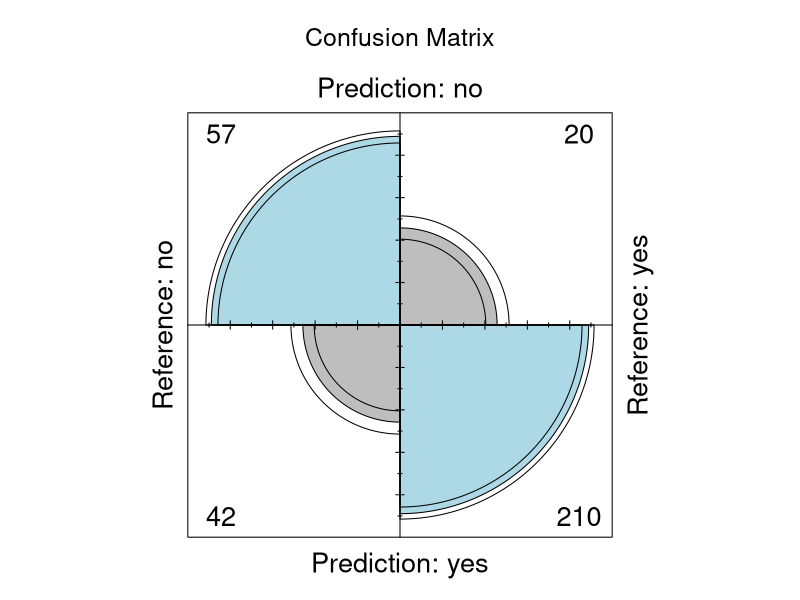
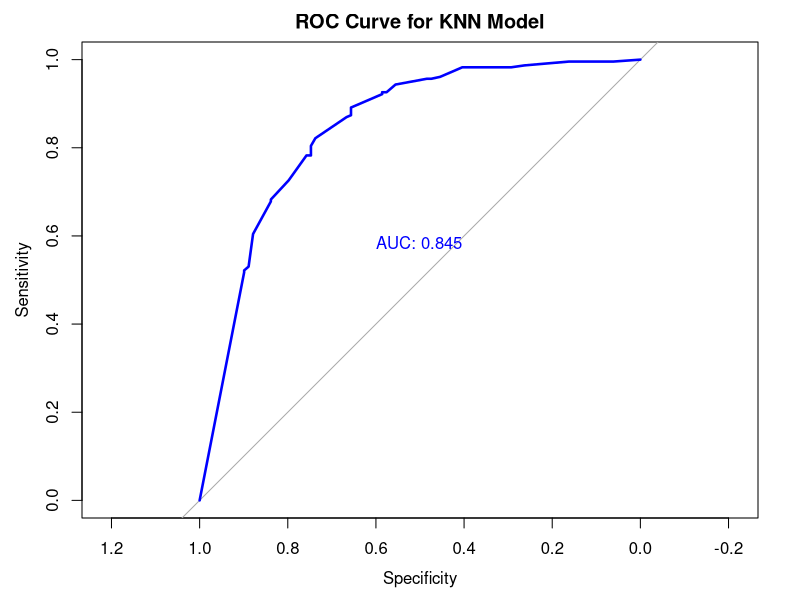

These charts were generated, in order, by the following R code:
## ---- chunk 1
library(formatR)
knitr::opts_chunk$set(
  warning = FALSE,
  collapse = FALSE
)
## ---- chunk 2
library(AER)
data("Affairs")
#str(Affairs)
## ---- chunk 3
library(caret)

train_index <- createDataPartition(Affairs$yearsmarried,
                                   p = 0.45,
                                   list = FALSE)
affairs_train <- Affairs[train_index, ]
affairs_test <- Affairs[-train_index, ]
## ---- chunk 4
affairs_freq <- Affairs$yearsmarried
cbind(frequency =
        table(affairs_freq),
      percentage = prop.table(table(affairs_freq)) * 100)
## ---- chunk 5
train_control <- trainControl(method = "cv", number = 5)

set.seed(7)
affairs_model_glm <-
  train(children  ~ ., data = affairs_train, method = "glm",
        metric = "Accuracy", trControl = train_control)
## ---- chunk 6
print(affairs_model_glm)
## ---- chunk 7
predictions <- predict(affairs_model_glm, affairs_test[, 1:9])
confusion_matrix <-
  caret::confusionMatrix(predictions,
                         affairs_test[, 1:9]$children)

print(confusion_matrix)
## ---- chunk 8
fourfoldplot(as.table(confusion_matrix), color = c("grey", "lightblue"),
             main = "Confusion Matrix")
## ---- chunk 9
train_control <- trainControl(method = "boot", number = 1000)

affairs_model_lm <-
  train(yearsmarried ~ ., data = affairs_train,
        na.action = na.omit, method = "lm", metric = "RMSE",
        trControl = train_control)
## ---- chunk 10
print(affairs_model_lm)
## ---- chunk 11
predictions <- predict(affairs_model_lm, affairs_test[, 1:9])
print(predictions)
## ---- chunk 12
rmse <- sqrt(mean((affairs_test$yearsmarried - predictions)^2))
print(paste("RMSE =", rmse))
## ---- chunk 13
ssr <- sum((affairs_test$yearsmarried - predictions)^2)
print(paste("SSR =", ssr))
## ---- chunk 14
sst <- sum((affairs_test$yearsmarried - mean(affairs_test$yearsmarried))^2)
print(paste("SST =", sst))
## ---- chunk 15
r_squared <- 1 - (ssr / sst)
print(paste("R Squared =", r_squared))
## ---- chunk 16
absolute_errors <- abs(predictions - affairs_test$yearsmarried)
mae <- mean(absolute_errors)
print(paste("MAE =", mae))
## ---- chunk 17
train_control <- trainControl(method = "cv", number = 10,
                              classProbs = TRUE,
                              summaryFunction = twoClassSummary)

set.seed(7)
affairs_model_knn <-
  train(children ~ ., data = affairs_train, method = "knn",
        metric = "ROC", trControl = train_control)
## ---- chunk 18
print(affairs_model_knn)
## ---- chunk 19
library(pROC)

predictions <- predict(affairs_model_knn, affairs_test[, 1:9])
print(predictions)

confusion_matrix <-
  caret::confusionMatrix(predictions,affairs_test[, 1:9]$children)
print(confusion_matrix)
## ---- chunk 20
predictions <- predict(affairs_model_knn, affairs_test[, 1:9],
                       type = "prob")
print(predictions)

roc_curve <- roc(affairs_test$children, predictions$no)
plot(roc_curve, main = "ROC Curve for KNN Model", print.auc = TRUE,
     print.auc.x = 0.6, print.auc.y = 0.6, col = "blue", lwd = 2.5)
## ---- chunk 21
train_control <- trainControl(method = "repeatedcv", number = 5, repeats = 3,
                              classProbs = TRUE,
                              summaryFunction = mnLogLoss)
set.seed(7)

affairs_model_cart <- train(gender ~ ., data = Affairs, method = "rpart",
                         metric = "logLoss", trControl = train_control)
## ---- chunk 22
print(affairs_model_cart)
